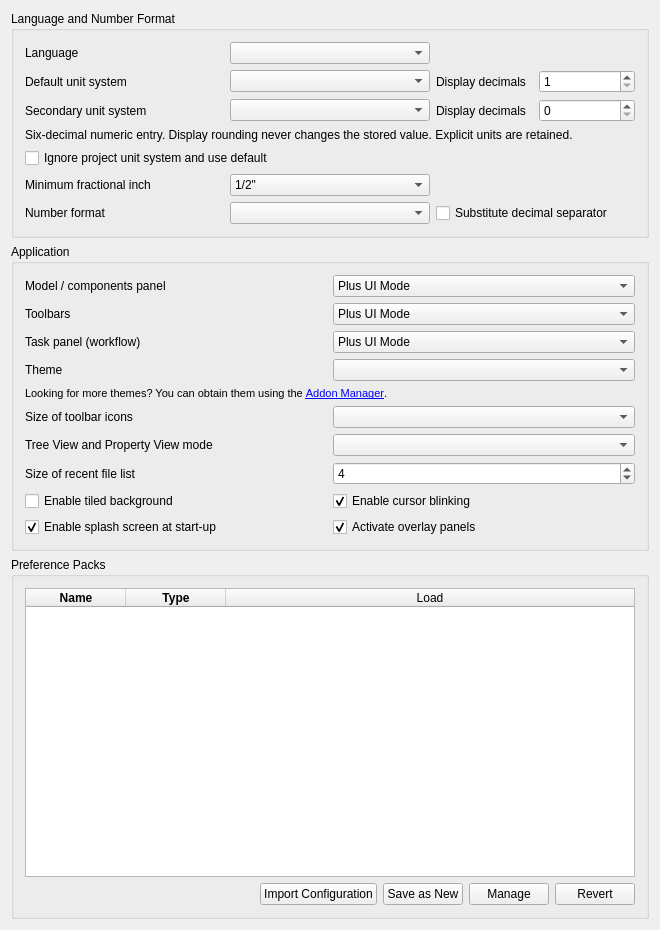
<?xml version="1.0" encoding="UTF-8"?>
<ui version="4.0">
 <class>Gui::Dialog::DlgSettingsGeneral</class>
 <widget class="QWidget" name="Gui::Dialog::DlgSettingsGeneral">
  <property name="geometry">
   <rect>
    <x>0</x>
    <y>0</y>
    <width>660</width>
    <height>930</height>
   </rect>
  </property>
  <property name="windowTitle">
   <string>General</string>
  </property>
   <layout class="QVBoxLayout" name="verticalLayout">
    <item>
     <widget class="QGroupBox" name="GroupBox7">
      <property name="title">
       <string>Language and Number Format</string>
      </property>
      <layout class="QGridLayout">
       <property name="leftMargin">
        <number>11</number>
       </property>
       <property name="topMargin">
        <number>11</number>
       </property>
       <property name="rightMargin">
        <number>11</number>
       </property>
       <property name="bottomMargin">
        <number>11</number>
       </property>
       <property name="spacing">
        <number>6</number>
       </property>
       <item row="0" column="0">
        <widget class="QLabel" name="TextLabel1_4">
         <property name="text">
          <string>Language</string>
         </property>
        </widget>
       </item>
       <item row="0" column="1">
        <widget class="QComboBox" name="Languages">
         <property name="toolTip">
          <string>Language of the application's user interface</string>
         </property>
        </widget>
       </item>
       <item row="1" column="0">
        <widget class="QLabel" name="unitSystemLabel">
         <property name="text">
          <string>Default unit system</string>
         </property>
        </widget>
       </item>
       <item row="1" column="1">
        <widget class="QComboBox" name="comboBox_UnitSystem">
         <property name="toolTip">
          <string>Unit system for all parts of the application. Can be overridden by specifying a document unit system.</string>
         </property>
        </widget>
       </item>
       <item row="1" column="2">
        <layout class="QHBoxLayout" name="horizontalLayout_3">
         <item>
          <widget class="QLabel" name="decimalsLabel">
           <property name="text">
            <string>Display decimals</string>
           </property>
          </widget>
         </item>
         <item>
          <widget class="QSpinBox" name="spinBoxDecimals">
           <property name="toolTip">
            <string>Number of decimals that should be shown for numbers and dimensions</string>
           </property>
           <property name="minimum">
            <number>1</number>
           </property>
           <property name="maximum">
            <number>12</number>
           </property>
          </widget>
         </item>
        </layout>
       </item>
<item row="2" column="0">
       <widget class="QLabel" name="SecondaryUnitsLabel">
        <property name="text">
         <string>Secondary unit system</string>
        </property>
       </widget>
      </item>

<item row="2" column="1">
       <widget class="QComboBox" name="SecondaryUnits" />
      </item>

<item row="2" column="2">
       <layout class="QHBoxLayout" name="SecondaryPrecision">
        <item>
         <widget class="QLabel" name="SecondaryDecimalsLabel">
          <property name="text">
           <string>Display decimals</string>
          </property>
         </widget>
        </item>
        <item>
         <widget class="QSpinBox" name="SecondaryDecimals">
          <property name="maximum">
           <number>16</number>
          </property>
         </widget>
        </item>
       </layout>
      </item>

<item row="3" column="0" colspan="3">
       <widget class="QLabel" name="InputPrecisionHint">
        <property name="text">
         <string>Six-decimal numeric entry. Display rounding never changes the stored value. Explicit units are retained.</string>
        </property>
        <property name="wordWrap">
         <bool>true</bool>
        </property>
       </widget>
      </item>

       <item row="4" column="0" colspan="3">
        <widget class="QCheckBox" name="checkBox_projectUnitSystemIgnore">
          <property name="toolTip">
           <string>Ignores document unit systems</string>
          </property>
          <property name="text">
           <string>Ignore project unit system and use default</string>
          </property>
        </widget>
       </item>
       <item row="5" column="0">
        <widget class="QLabel" name="fractionalInchLabel">
         <property name="text">
          <string>Minimum fractional inch</string>
         </property>
        </widget>
       </item>
       <item row="5" column="1">
        <widget class="QComboBox" name="comboBox_FracInch">
         <property name="toolTip">
          <string>Minimum fractional inch to be displayed</string>
         </property>
         <item>
          <property name="text">
           <string notr="true">1/2"</string>
          </property>
         </item>
         <item>
          <property name="text">
           <string notr="true">1/4"</string>
          </property>
         </item>
         <item>
          <property name="text">
           <string notr="true">1/8"</string>
          </property>
         </item>
         <item>
          <property name="text">
           <string notr="true">1/16"</string>
          </property>
         </item>
         <item>
          <property name="text">
           <string notr="true">1/32"</string>
          </property>
         </item>
         <item>
          <property name="text">
           <string notr="true">1/64"</string>
          </property>
         </item>
         <item>
          <property name="text">
           <string notr="true">1/128"</string>
          </property>
         </item>
        </widget>
       </item>
       <item row="6" column="0">
        <widget class="QLabel" name="TextLabel1_5">
         <property name="text">
          <string>Number format</string>
         </property>
        </widget>
       </item>
       <item row="6" column="1">
        <widget class="Gui::PrefComboBox" name="UseLocaleFormatting">
         <property name="prefEntry" stdset="0">
          <cstring>UseLocaleFormatting</cstring>
         </property>
         <property name="prefPath" stdset="0">
          <cstring>General</cstring>
         </property>
        </widget>
       </item>
       <item row="6" column="2">
        <widget class="Gui::PrefCheckBox" name="SubstituteDecimal">
         <property name="toolTip">
          <string>Substitutes numerical keypad decimal separator with locale separator, except
in the Python console and the macro editor where a
dot/period will always be printed</string>
         </property>
         <property name="text">
          <string>Substitute decimal separator</string>
         </property>
         <property name="prefEntry" stdset="0">
          <cstring>SubstituteDecimalSeparator</cstring>
         </property>
         <property name="prefPath" stdset="0">
          <cstring>General</cstring>
         </property>
        </widget>
       </item>
      </layout>
     </widget>
    </item>
    <item>
     <widget class="QGroupBox" name="GroupBox3">
      <property name="title">
       <string>Application</string>
      </property>
      <layout class="QGridLayout">
       <property name="leftMargin">
        <number>11</number>
       </property>
       <property name="topMargin">
        <number>11</number>
       </property>
       <property name="rightMargin">
        <number>11</number>
       </property>
       <property name="bottomMargin">
        <number>11</number>
       </property>
       <property name="spacing">
        <number>6</number>
       </property>
       <item row="0" column="0">
        <widget class="QLabel" name="ModelPanelUIModeLabel">
         <property name="text"><string>Model / components panel</string></property>
         <property name="buddy"><cstring>ModelPanelUIMode</cstring></property>
        </widget>
       </item>
       <item row="0" column="1">
        <widget class="Gui::PrefComboBox" name="ModelPanelUIMode">
         <property name="prefEntry" stdset="0"><cstring>ModelPanelUIMode</cstring></property>
         <property name="prefPath" stdset="0"><cstring>General</cstring></property>
         <item><property name="text"><string>Plus UI Mode</string></property></item>
         <item><property name="text"><string>Classic UI Mode</string></property></item>
        </widget>
       </item>
       <item row="1" column="0">
        <widget class="QLabel" name="ToolbarUIModeLabel">
         <property name="text"><string>Toolbars</string></property>
         <property name="buddy"><cstring>ToolbarUIMode</cstring></property>
        </widget>
       </item>
       <item row="1" column="1">
        <widget class="Gui::PrefComboBox" name="ToolbarUIMode">
         <property name="prefEntry" stdset="0"><cstring>ToolbarUIMode</cstring></property>
         <property name="prefPath" stdset="0"><cstring>General</cstring></property>
         <item><property name="text"><string>Plus UI Mode</string></property></item>
         <item><property name="text"><string>Classic UI Mode</string></property></item>
        </widget>
       </item>
       <item row="2" column="0">
        <widget class="QLabel" name="TaskPanelUIModeLabel">
         <property name="text"><string>Task panel (workflow)</string></property>
         <property name="buddy"><cstring>TaskPanelUIMode</cstring></property>
        </widget>
       </item>
       <item row="2" column="1">
        <widget class="Gui::PrefComboBox" name="TaskPanelUIMode">
         <property name="prefEntry" stdset="0"><cstring>TaskPanelUIMode</cstring></property>
         <property name="prefPath" stdset="0"><cstring>General</cstring></property>
         <item><property name="text"><string>Plus UI Mode</string></property></item>
         <item><property name="text"><string>Classic UI Mode</string></property></item>
        </widget>
       </item>
       <item row="3" column="0">
        <widget class="QLabel" name="themesLabel">
         <property name="text">
          <string>Theme</string>
         </property>
        </widget>
       </item>
       <item row="3" column="1">
        <widget class="QComboBox" name="themesCombobox">
         <property name="toolTip">
          <string>Customize the appearance of the user interface</string>
         </property>
        </widget>
       </item>
       <item row="4" column="0" colspan="2">
        <widget class="QLabel" name="moreThemesLabel">
         <property name="font">
          <font>
           <pointsize>8</pointsize>
          </font>
         </property>
         <property name="text">
          <string>Looking for more themes? You can obtain them using the &lt;a href=&quot;freecad:Std_AddonMgr&quot;&gt;Addon Manager&lt;/a&gt;.</string>
         </property>
         <property name="textFormat">
          <enum>Qt::RichText</enum>
         </property>
        </widget>
       </item>
       <item row="5" column="0">
        <widget class="QLabel" name="iconSizeLabel">
         <property name="text">
          <string>Size of toolbar icons</string>
         </property>
        </widget>
       </item>
       <item row="5" column="1">
        <widget class="QComboBox" name="toolbarIconSize">
         <property name="toolTip">
          <string>Icon size in the toolbar</string>
         </property>
        </widget>
       </item>
       <item row="6" column="0">
        <widget class="QLabel" name="treeModeLabel">
         <property name="text">
          <string>Tree View and Property View mode</string>
         </property>
        </widget>
       </item>
       <item row="6" column="1">
        <widget class="QComboBox" name="treeMode">
         <property name="toolTip">
          <string>Customize how the tree view is shown in the panel (restart required).

'Combined': combine tree and property view into one panel.
'Independent': split tree and property view into separate panels.</string>
         </property>
        </widget>
       </item>
       <item row="7" column="0">
        <widget class="QLabel" name="recentFileListLabel">
         <property name="text">
          <string>Size of recent file list</string>
         </property>
        </widget>
       </item>
       <item row="7" column="1">
        <widget class="Gui::PrefSpinBox" name="RecentFiles">
         <property name="toolTip">
          <string>How many files should be listed in recent files list</string>
         </property>
         <property name="value">
          <number>4</number>
         </property>
         <property name="prefEntry" stdset="0">
          <cstring>RecentFiles</cstring>
         </property>
         <property name="prefPath" stdset="0">
          <cstring>RecentFiles</cstring>
         </property>
        </widget>
       </item>
       <item row="8" column="0">
        <widget class="QCheckBox" name="tiledBackground">
         <property name="toolTip">
          <string>Background of the main window (when no document is opened) will consist of tiles of an image.</string>
         </property>
         <property name="text">
          <string>Enable tiled background</string>
         </property>
        </widget>
       </item>
       <item row="8" column="1">
        <widget class="Gui::PrefCheckBox" name="EnableCursorBlinking">
         <property name="toolTip">
          <string>The text cursor will be blinking</string>
         </property>
         <property name="text">
          <string>Enable cursor blinking</string>
         </property>
         <property name="checked">
          <bool>true</bool>
         </property>
         <property name="prefEntry" stdset="0">
          <cstring>EnableCursorBlinking</cstring>
         </property>
         <property name="prefPath" stdset="0">
          <cstring>General</cstring>
         </property>
        </widget>
       </item>
       <item row="9" column="0">
        <widget class="Gui::PrefCheckBox" name="SplashScreen">
         <property name="toolTip">
          <string>A splash screen is a small loading window that is shown
when FreeCAD is launching. If this option is checked, FreeCAD will
display the splash screen.</string>
         </property>
         <property name="text">
          <string>Enable splash screen at start-up</string>
         </property>
         <property name="checked">
          <bool>true</bool>
         </property>
         <property name="prefEntry" stdset="0">
          <cstring>ShowSplasher</cstring>
         </property>
         <property name="prefPath" stdset="0">
          <cstring>General</cstring>
         </property>
        </widget>
       </item>
       <item row="9" column="1">
        <widget class="Gui::PrefCheckBox" name="ActivateOverlay">
         <property name="toolTip">
          <string>Activate overlay handling of docked panels</string>
         </property>
         <property name="text">
          <string>Activate overlay panels</string>
         </property>
         <property name="checked">
          <bool>true</bool>
         </property>
         <property name="prefEntry" stdset="0">
          <cstring>ActivateOverlay</cstring>
         </property>
         <property name="prefPath" stdset="0">
          <cstring>DockWindows</cstring>
         </property>
        </widget>
       </item>
      </layout>
     </widget>
    </item>
    <item>
     <widget class="QGroupBox" name="groupBox">
      <property name="title">
       <string>Preference Packs</string>
      </property>
      <layout class="QHBoxLayout" name="horizontalLayout">
       <item>
        <layout class="QVBoxLayout" name="verticalLayout_3">
         <item>
          <widget class="QTableWidget" name="PreferencePacks">
           <property name="horizontalScrollBarPolicy">
            <enum>Qt::ScrollBarAlwaysOff</enum>
           </property>
           <property name="sizeAdjustPolicy">
            <enum>QAbstractScrollArea::AdjustToContents</enum>
           </property>
           <property name="editTriggers">
            <set>QAbstractItemView::NoEditTriggers</set>
           </property>
           <property name="showDropIndicator" stdset="0">
            <bool>false</bool>
           </property>
           <property name="dragDropOverwriteMode">
            <bool>false</bool>
           </property>
           <property name="selectionMode">
            <enum>QAbstractItemView::NoSelection</enum>
           </property>
           <property name="selectionBehavior">
            <enum>QAbstractItemView::SelectRows</enum>
           </property>
           <property name="showGrid">
            <bool>false</bool>
           </property>
           <property name="sortingEnabled">
            <bool>true</bool>
           </property>
           <property name="wordWrap">
            <bool>false</bool>
           </property>
           <property name="cornerButtonEnabled">
            <bool>false</bool>
           </property>
           <attribute name="horizontalHeaderVisible">
            <bool>true</bool>
           </attribute>
           <attribute name="horizontalHeaderCascadingSectionResizes">
            <bool>true</bool>
           </attribute>
           <attribute name="horizontalHeaderMinimumSectionSize">
            <number>30</number>
           </attribute>
           <attribute name="horizontalHeaderDefaultSectionSize">
            <number>100</number>
           </attribute>
           <attribute name="horizontalHeaderStretchLastSection">
            <bool>true</bool>
           </attribute>
           <attribute name="verticalHeaderVisible">
            <bool>false</bool>
           </attribute>
           <attribute name="verticalHeaderMinimumSectionSize">
            <number>16</number>
           </attribute>
           <attribute name="verticalHeaderDefaultSectionSize">
            <number>24</number>
           </attribute>
           <column>
            <property name="text">
             <string>Name</string>
            </property>
            <property name="font">
             <font>
              <weight>75</weight>
              <bold>true</bold>
             </font>
            </property>
           </column>
           <column>
            <property name="text">
             <string>Type</string>
            </property>
            <property name="font">
             <font>
              <weight>75</weight>
              <bold>true</bold>
             </font>
            </property>
           </column>
           <column>
            <property name="text">
             <string>Load</string>
            </property>
           </column>
          </widget>
         </item>
         <item>
          <layout class="QHBoxLayout" name="horizontalLayout_2">
           <item>
            <spacer name="horizontalSpacer">
             <property name="orientation">
              <enum>Qt::Horizontal</enum>
             </property>
             <property name="sizeHint" stdset="0">
              <size>
               <width>40</width>
               <height>20</height>
              </size>
             </property>
            </spacer>
           </item>
           <item>
            <widget class="QPushButton" name="ImportConfig">
             <property name="text">
              <string>Import Configuration</string>
             </property>
            </widget>
           </item>
           <item>
            <widget class="QPushButton" name="SaveNewPreferencePack">
             <property name="text">
              <string>Save as New</string>
             </property>
            </widget>
           </item>
           <item>
            <widget class="QPushButton" name="ManagePreferencePacks">
             <property name="sizePolicy">
              <sizepolicy hsizetype="Fixed" vsizetype="Fixed">
               <horstretch>0</horstretch>
               <verstretch>0</verstretch>
              </sizepolicy>
             </property>
             <property name="text">
              <string>Manage</string>
             </property>
            </widget>
           </item>
           <item>
            <widget class="QPushButton" name="RevertToSavedConfig">
             <property name="text">
              <string>Revert</string>
             </property>
            </widget>
           </item>
          </layout>
         </item>
        </layout>
       </item>
      </layout>
     </widget>
    </item>
  </layout>
 </widget>
 <layoutdefault spacing="6" margin="11"/>
 <customwidgets>
  <customwidget>
   <class>Gui::PrefSpinBox</class>
   <extends>QSpinBox</extends>
   <header>Gui/PrefWidgets.h</header>
  </customwidget>
  <customwidget>
   <class>Gui::PrefCheckBox</class>
   <extends>QCheckBox</extends>
   <header>Gui/PrefWidgets.h</header>
  </customwidget>
  <customwidget>
   <class>Gui::PrefComboBox</class>
   <extends>QComboBox</extends>
   <header>Gui/PrefWidgets.h</header>
  </customwidget>
 </customwidgets>
 <tabstops>
  <tabstop>Languages</tabstop>
  <tabstop>RecentFiles</tabstop>
  <tabstop>EnableCursorBlinking</tabstop>
  <tabstop>SplashScreen</tabstop>
 </tabstops>
 <resources/>
 <connections/>
</ui>
